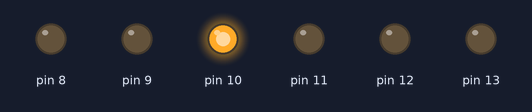
Recording of a sketch running on a simulated Arduino Uno, built with avr-gcc and run on an emulated ATmega328P. Parts: output pins drawn as LEDs (lit = HIGH).

Above: at 1.1 s.
At 1.78 s:
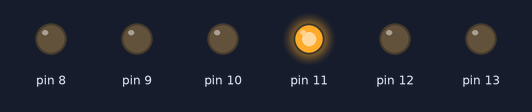
At 2.06 s:
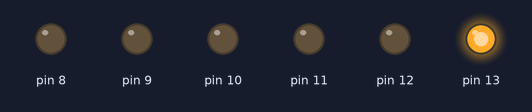
At 2.53 s:
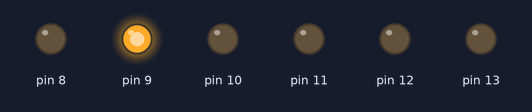
At 3.7 s:
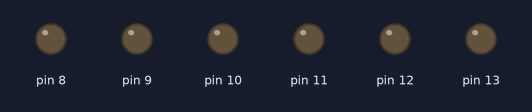
Timing chart, 0 to 4.9 s (numbered marks = the images above):
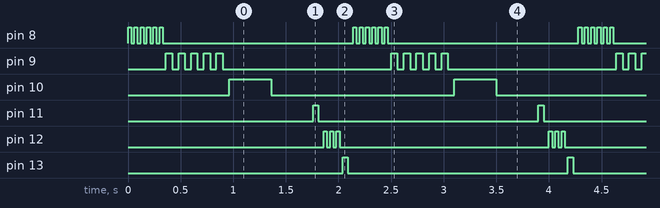

The sketch:

storm_1.ino
```cpp
/*
*    Thundercloud, built by Group 1 @ Hyper Island, Karlskrona during the Exploring Tech module
*
*    Group members:
*    Katie Lindstrom   //  @katiee
*    Anas Kadhim       //  @anas
*    Mikaél Finer      //  @mikaelfiner
*    Øyvind Nordbø     //  @onordbo
*
*    How to flicker a light
*    ======================
*    Light states:
*
*    HIGH = Light on
*    LOW  = Light off
*
*
*    //Example light flicker
*
*    //Set delay controller
*    int ledOne_delay = 50;
*
*    digitalWrite(8, HIGH);    // Turn the LED on
*    delay(ledOne_delay);      // Wait for a set period, assigned by the delay controller variable
*    digitalWrite(8, LOW);     // Turn the LED off
*    delay(ledOne_delay);      // Wait for a given period, assigned by the delay controller variable
*
*/


//Delay controllers
int ledOne_delay = 30;
int ledTwo_delay = 60;
int ledThree_delay = 400;
int ledFour_delay = 50;
int ledFive_delay = 30;
int ledSix_delay = 50;

//Initial setup
void setup() {

  // Set LED pins to output
  pinMode(8, OUTPUT);
  pinMode(9, OUTPUT);
  pinMode(10, OUTPUT);
  pinMode(11, OUTPUT);
  pinMode(12, OUTPUT);
  pinMode(13, OUTPUT);

  //Set PIR Sensor pin to input
  //TODO: Setup PIR Sensor

}

//Infinitely running code
void loop() {

  //Led 1
  digitalWrite(8, HIGH);
  delay(ledOne_delay);
  digitalWrite(8, LOW);
  delay(ledOne_delay);

  //Led 1
  digitalWrite(8, HIGH);
  delay(ledOne_delay);
  digitalWrite(8, LOW);
  delay(ledOne_delay);

  //Led 1
  digitalWrite(8, HIGH);
  delay(ledOne_delay);
  digitalWrite(8, LOW);
  delay(ledOne_delay);

  //Led 1
  digitalWrite(8, HIGH);
  delay(ledOne_delay);
  digitalWrite(8, LOW);
  delay(ledOne_delay);

  //Led 1
  digitalWrite(8, HIGH);
  delay(ledOne_delay);
  digitalWrite(8, LOW);
  delay(ledOne_delay);

  //Led 1
  digitalWrite(8, HIGH);
  delay(ledOne_delay);
  digitalWrite(8, LOW);
  delay(ledOne_delay);

  //Led 2
  digitalWrite(9, HIGH);
  delay(ledTwo_delay);
  digitalWrite(9, LOW);
  delay(ledTwo_delay);

  //Led 2
  digitalWrite(9, HIGH);
  delay(ledTwo_delay);
  digitalWrite(9, LOW);
  delay(ledTwo_delay);

  //Led 2
  digitalWrite(9, HIGH);
  delay(ledTwo_delay);
  digitalWrite(9, LOW);
  delay(ledTwo_delay);

  //Led 2
  digitalWrite(9, HIGH);
  delay(ledTwo_delay);
  digitalWrite(9, LOW);
  delay(ledTwo_delay);

  //Led 2
  digitalWrite(9, HIGH);
  delay(ledTwo_delay);
  digitalWrite(9, LOW);
  delay(ledTwo_delay);

  //Led 3
  digitalWrite(10, HIGH);
  delay(ledThree_delay);
  digitalWrite(10, LOW);
  delay(ledThree_delay);

  //Led 4
  digitalWrite(11, HIGH);
  delay(ledFour_delay);
  digitalWrite(11, LOW);
  delay(ledFour_delay);

  //Led 5
  digitalWrite(12, HIGH);
  delay(ledFive_delay);
  digitalWrite(12, LOW);
  delay(ledFive_delay);

  //Led 5
  digitalWrite(12, HIGH);
  delay(ledFive_delay);
  digitalWrite(12, LOW);
  delay(ledFive_delay);

  //Led 5
  digitalWrite(12, HIGH);
  delay(ledFive_delay);
  digitalWrite(12, LOW);
  delay(ledFive_delay);

  //Led 6
  digitalWrite(13, HIGH);
  delay(ledSix_delay);
  digitalWrite(13, LOW);
  delay(ledSix_delay);

}
```

Measured:
- by itself, pin 8: repeats every 2.1 s: 5 × (LOW 0.03 s, HIGH 0.03 s), LOW 1.8 s, HIGH 0.03 s
- by itself, pin 9: repeats every 2.1 s: 4 × (LOW 0.06 s, HIGH 0.06 s), LOW 1.6 s, HIGH 0.06 s
- by itself, pin 10: alternates HIGH for 0.40 s and LOW for 1.7 s
- by itself, pin 11, pin 13: alternates HIGH for 0.05 s and LOW for 2.1 s
- by itself, pin 12: repeats every 2.1 s: 2 × (LOW 0.03 s, HIGH 0.03 s), LOW 2.0 s, HIGH 0.03 s
